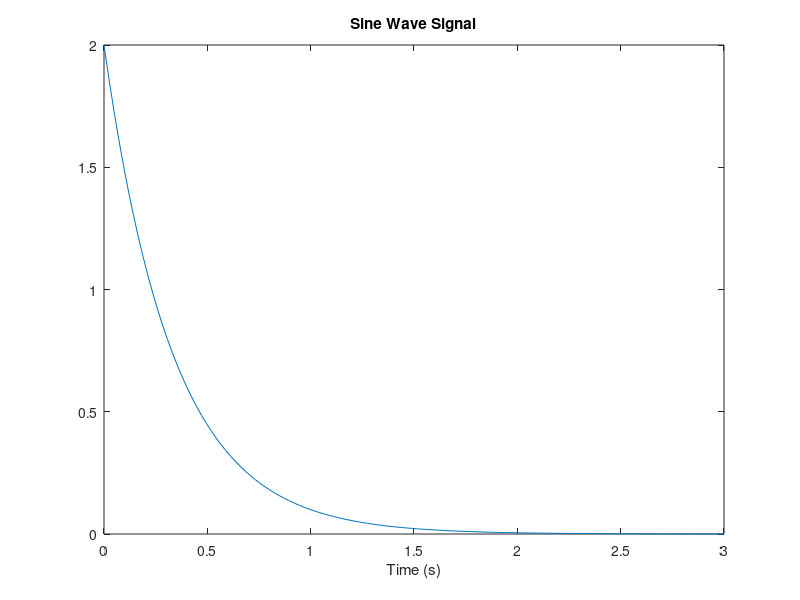
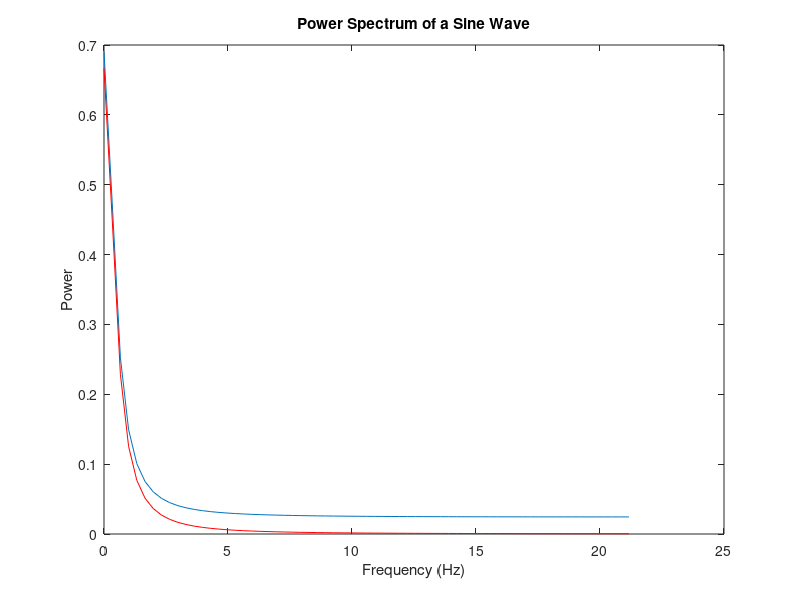

The MATLAB script that drew these images, in order:
% math_fft_01.m

% Fast Fourier Transform: decomposing a time series into
%  frequency components

% Ian Cooper
% email: ian.cooper@sydney.edu.au
% School of Physics, University of Sydney
% 180712 / Matlab version R2018a

% DOING PHYSICS WITH MATLAB 
%    http://www.physics.usyd.edu.au/teach_res/mp/mphome.htm

clear 
close all
clc

% INPUTS / FUNCTION y(t) ==============================================

N = 128;
t = linspace(0,3,N);
h = 2.*exp(-3*t);

Ts = t(2)-t(1);
fs = 1/Ts;
Ws = 2*pi/Ts;
H = fft(h);
Hp = H(1:N/2+1).*Ts;
f = fs .* (0:N/2)/N;


% Generate the plot, title and labels.
figure(1);
plot(t,h);
title('Sine Wave Signal');
xlabel('Time (s)');

figure(2);
plot(f,Hp);
title('Power Spectrum of a Sine Wave');
xlabel('Frequency (Hz)');
ylabel('Power');
hold on
plot(f,2./(3+1i.*2.*pi.*f),'r');
